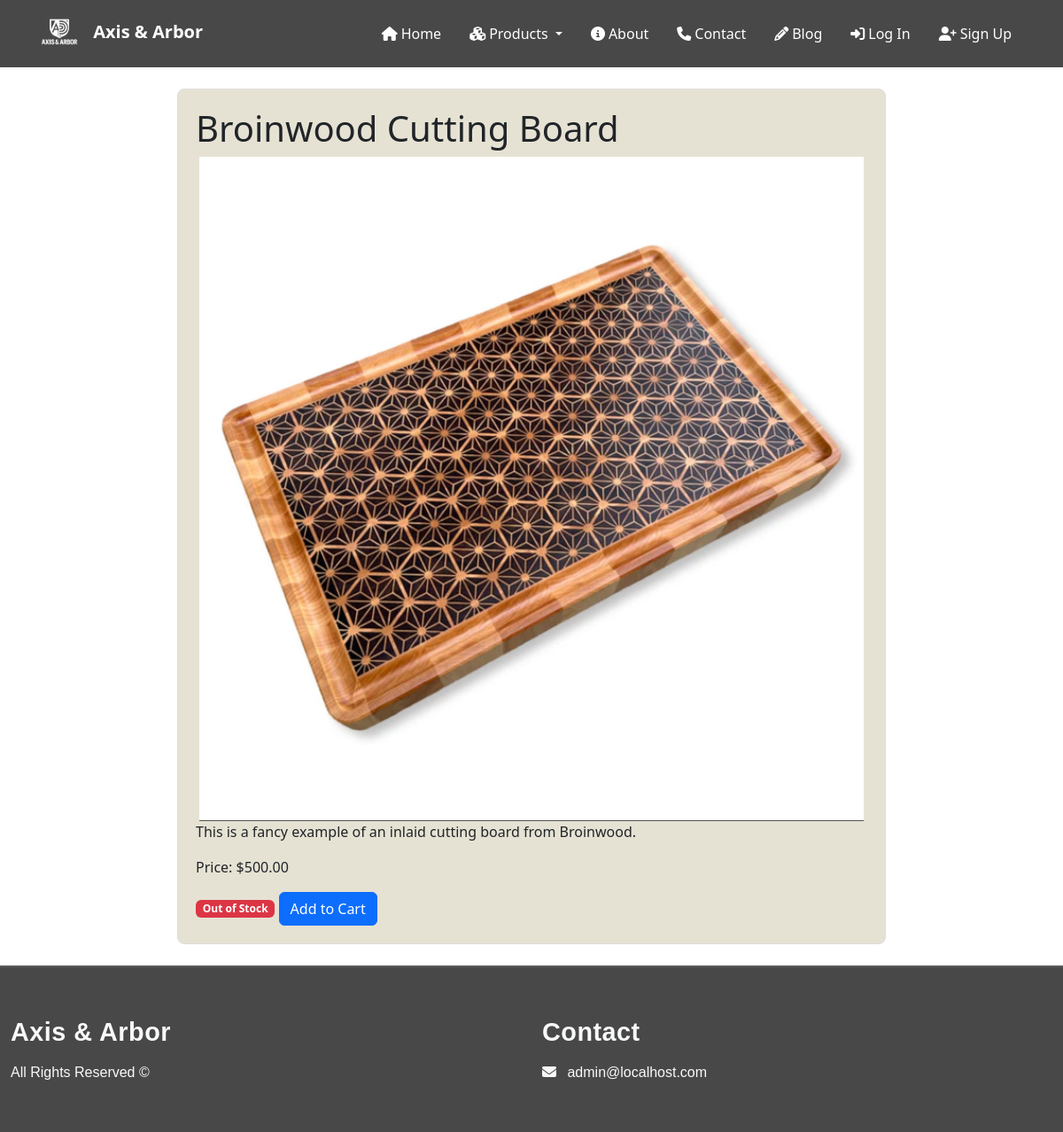
The app's page /store/details/1/ with its own data.
### store/models.py (models this page shows, shortened)
class Product(models.Model):
    image = models.ImageField(upload_to='product_images/')
    name = models.CharField(max_length=100)
    description = models.TextField()
    price = models.DecimalField(max_digits=10, decimal_places=2)
    stock = models.IntegerField()

### store/views.py (the view)
# urls.py: path("details/<int:pk>/", views.Productdetail.as_view(), name="product_detail"),
class Productdetail(DetailView):
    model = Product
    template_name = "store/details.html"

### cart/context_processors.py (called while the page is built)
def cart_total(request):
    total_items = 0
    if request.user.is_authenticated:
        cart, _ = Cart.objects.get_or_create(user=request.user)
        total_items = sum(item.quantity for item in cart.items.all())
    return {'cart_total_items': total_items}

### templates/store/details.html (shortened to what this page needs)
{% extends 'base.html' %}
{% load static %}
{% block css %}
<link rel="stylesheet" href="{% static 'css/details.css'%}">
{% endblock %}
{% block content %}
<div class="product-details">
    <h1>{{ product.name }}</h1>
    <img src="{{ product.image.url }}" alt="{{ product.name }}">
    <p>{{ product.description }}</p>
    <p>Price: ${{ product.price }}</p>
    {% if product.stock > 0 %}
    <span class="badge bg-success">In Stock</span>
    {% else %}
    <span class="badge bg-danger">Out of Stock</span>
    {% endif %}
    <a href="{% url 'cart:add_to_cart' product.id %}" class="btn btn-primary">Add to Cart</a>
</div>
{% endblock %}

### static/css/details.css (style rules this page uses)
.product-details { align-content: center; max-width: 800px; margin: 20px auto; padding: 20px; border: 1px solid #ddd; border-radius: 8px; background-color: #e6e2d3; }
.product-details img, .card-img-top { width: 100%; max-width: 750px; height: auto; display: block; margin-left: auto; margin-right: auto; }

### records on screen
Product: name "Broinwood Cutting Board", image (picture), description "This is a fancy example of an inlaid cutting board from Broinwood.", price "500.00"
